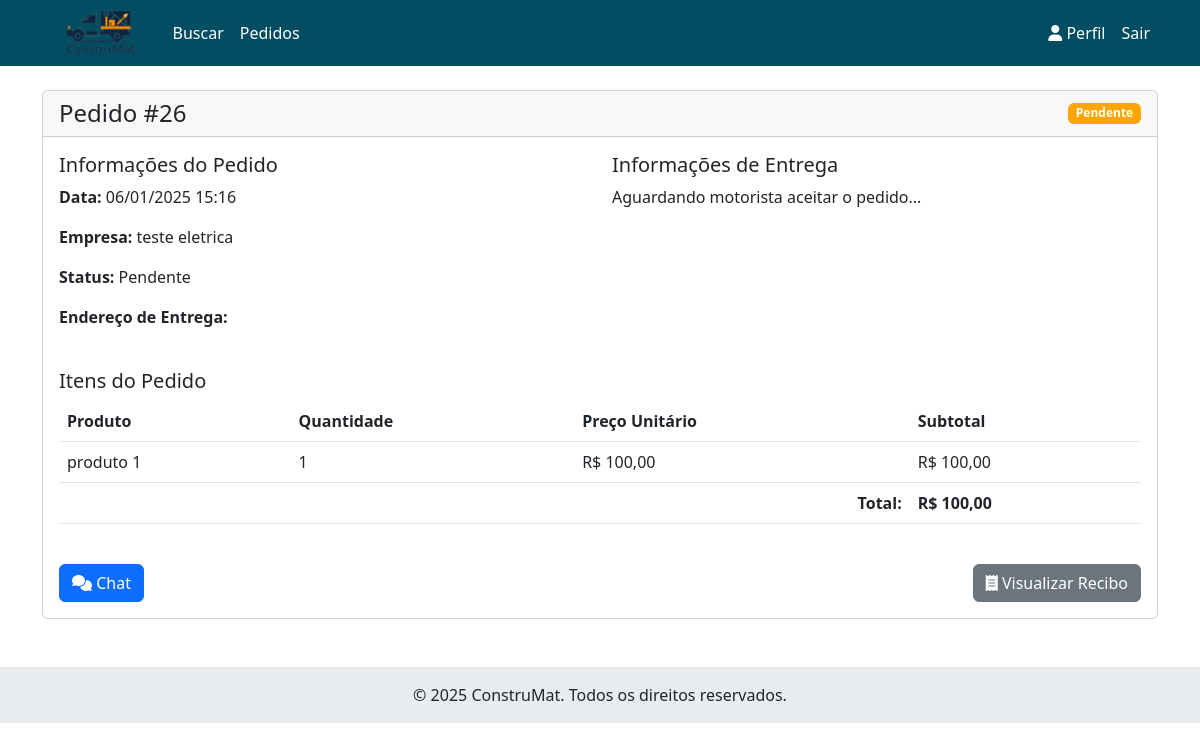
Page /pedidos/26/ (signed in) on the committed database.
### pedidos/models.py (models this page shows, shortened)
class Pedido(models.Model):
    STATUS_CHOICES = [
        ('PEN', 'Pendente'),  # Aguardando motorista
        ('ACE', 'Aceito'),    # Motorista aceitou
        ('RET', 'Retirado'),  # Motorista retirou na empresa
        ('SAI', 'Saiu para entrega'),
        ('ENT', 'Entregue'),
        ('CAN', 'Cancelado')
    ]
    cliente = models.ForeignKey('usuarios.Usuario', on_delete=models.CASCADE, related_name='pedidos_cliente')
    empresa = models.ForeignKey('empresas.Empresa', on_delete=models.CASCADE)
    motorista = models.ForeignKey('usuarios.Motorista', on_delete=models.SET_NULL, null=True, blank=True)
    status = models.CharField(max_length=3, choices=STATUS_CHOICES, default='PEN')
    data_pedido = models.DateTimeField(auto_now_add=True)
    data_aceite = models.DateTimeField(null=True, blank=True)
    data_retirada = models.DateTimeField(null=True, blank=True)
    data_entrega = models.DateTimeField(null=True, blank=True)
    endereco_entrega = models.CharField(max_length=255)
    observacao = models.TextField(blank=True)
    @property
    def total(self):
        return sum(item.subtotal for item in self.itempedido_set.all())
    def get_status_class(self):
        classes = {
            'PEN': 'pendente',
            'ACE': 'aceito',
            'PRE': 'preparacao',
            'RET': 'retirado',
            'SAI': 'saiu',
            'ENT': 'entregue',
            'CAN': 'cancelado',
        }
        return classes.get(self.status, 'default')
    class Meta:
        ordering = ['-data_pedido']

class ItemPedido(models.Model):
    pedido = models.ForeignKey(Pedido, on_delete=models.CASCADE)
    produto = models.ForeignKey(Produto, on_delete=models.PROTECT)
    quantidade = models.PositiveIntegerField()
    preco_unitario = models.DecimalField(max_digits=10, decimal_places=2)
    @property
    def subtotal(self):
        return self.quantidade * self.preco_unitario
    class Meta:
        verbose_name = 'Item do Pedido'
        verbose_name_plural = 'Itens do Pedido'

### empresas/models.py (models this page shows, shortened)
class Empresa(models.Model):
    usuario = models.OneToOneField(Usuario, on_delete=models.CASCADE)
    nome_fantasia = models.CharField(max_length=100)
    razao_social = models.CharField(max_length=100)
    cnpj = models.CharField(max_length=14, unique=True)
    tipo = models.ForeignKey(TipoEmpresa, on_delete=models.PROTECT)
    endereco = models.CharField('Endereço', max_length=200)
    latitude = models.DecimalField(max_digits=9, decimal_places=6)
    longitude = models.DecimalField(max_digits=9, decimal_places=6)
    hora_abertura = models.TimeField('Horário de Abertura')
    hora_fechamento = models.TimeField('Horário de Fechamento')
    foto = models.ImageField(upload_to='empresas/')
    ativo = models.BooleanField(default=True)
    class Meta:
        verbose_name = 'Empresa'
        verbose_name_plural = 'Empresas'

class Produto(models.Model):
    empresa = models.ForeignKey(Empresa, on_delete=models.CASCADE)
    nome = models.CharField(max_length=100)
    descricao = models.TextField('Descrição')
    preco = models.DecimalField('Preço', max_digits=10, decimal_places=2)
    quantidade = models.PositiveIntegerField('Quantidade em Estoque', default=0)
    foto = models.ImageField(upload_to='produtos/')
    disponivel = models.BooleanField('Disponível', default=True)
    class Meta:
        verbose_name = 'Produto'
        verbose_name_plural = 'Produtos'

### pedidos/views.py (the view)
# urls.py: path('<int:pedido_id>/', views.detalhes_pedido, name='detalhes_pedido'),
@login_required
def detalhes_pedido(request, pedido_id):
    try:
        pedido = Pedido.objects.get(id=pedido_id)
        if not (
            pedido.cliente == request.user or  # Cliente é o usuário logado
            (pedido.motorista and pedido.motorista.usuario == request.user) or  # Motorista é o usuário logado
            pedido.empresa.usuario == request.user  # Empresa é o usuário logado
        ):
            messages.error(request, "Você não tem permissão para acessar este pedido.")
            return redirect('pedidos')
        return render(request, 'pedidos/detalhes.html', {'pedido': pedido})
    except Pedido.DoesNotExist:
        messages.error(request, "Pedido não encontrado.")
        return redirect('pedidos')

### usuarios/context_processors.py (called while the page is built)
def notificacoes(request):
    if request.user.is_authenticated:
        conversas = Conversa.objects.filter(
            Q(pedido__cliente=request.user) |
            Q(pedido__empresa__usuario=request.user) |
            Q(pedido__motorista__usuario=request.user)
        ).annotate(
            mensagens_nao_lidas=Count(
                'mensagem',
                filter=Q(
                    mensagem__lida=False
                ) & ~Q(mensagem__remetente=request.user)
            )
        )
        mensagens_nao_lidas = sum(conversa.mensagens_nao_lidas for conversa in conversas)
    else:
        mensagens_nao_lidas = 0
    return {'mensagens_nao_lidas': mensagens_nao_lidas}

### templates/pedidos/detalhes.html (shortened to what this page needs)
{% extends 'base.html' %}
{% block content %}
<div class="card mb-4">
    <div class="card-header">
        <div class="d-flex justify-content-between align-items-center">
            <h4 class="mb-0">Pedido #{{ pedido.id }}</h4>
            <span class="badge {{ pedido.get_status_class }}">
                {{ pedido.get_status_display }}
            </span>
        </div>
    </div>
    <div class="card-body">
        <div class="row mb-4">
            <div class="col-md-6">
                <h5>Informações do Pedido</h5>
                <p><strong>Data:</strong> {{ pedido.data_pedido|date:"d/m/Y H:i" }}</p>
                <p><strong>Empresa:</strong> {{ pedido.empresa.nome_fantasia }}</p>
                <p><strong>Status:</strong> {{ pedido.get_status_display }}</p>
                <p><strong>Endereço de Entrega:</strong> {{ pedido.endereco_entrega }}</p>
            </div>
            <div class="col-md-6">
                <h5>Informações de Entrega</h5>
                {% if pedido.motorista %}
                <p><strong>Motorista:</strong> {{ pedido.motorista.usuario.get_full_name }}</p>
                <p><strong>Veículo:</strong> {{ pedido.motorista.get_tipo_veiculo_display }}</p>
                <p><strong>Placa:</strong> {{ pedido.motorista.placa }}</p>
                {% else %}
                <p>Aguardando motorista aceitar o pedido...</p>
                {% endif %}
            </div>
        </div>
        <h5>Itens do Pedido</h5>
        <div class="table-responsive">
            <table class="table">
                <thead>
                    <tr>
                        <th>Produto</th>
                        <th>Quantidade</th>
                        <th>Preço Unitário</th>
                        <th>Subtotal</th>
                    </tr>
                </thead>
                <tbody>
                    {% for item in pedido.itempedido_set.all %}
                    <tr>
                        <td>{{ item.produto.nome }}</td>
                        <td>{{ item.quantidade }}</td>
                        <td>R$ {{ item.preco_unitario }}</td>
                        <td>R$ {{ item.subtotal }}</td>
                    </tr>
                    {% endfor %}
                </tbody>
                <tfoot>
                    <tr>
                        <td colspan="3" class="text-end"><strong>Total:</strong></td>
                        <td><strong>R$ {{ pedido.total }}</strong></td>
                    </tr>
                </tfoot>
            </table>
        </div>
        <div class="mt-4">
            <div class="d-flex justify-content-between">
                <div>
                    <a href="{% url 'chat_pedido' pedido.id %}" class="btn btn-primary">
                        <i class="fas fa-comments"></i> Chat
                    </a>
                </div>
                <div>
                    <a href="{% url 'recibo_pedido' pedido.id %}" class="btn btn-secondary">
                        <i class="fas fa-receipt"></i> Visualizar Recibo
                    </a>
                </div>
            </div>
        </div>
</div>
{% endblock %}

### templates/base.html (style rules this page uses)
:root { --primary-color: #004d61; --accent-color: #ff6f3c; --background-color: #f8f9fa; --text-color: #ffffff; --footer-color: #e9ecef; }
.badge.pendente { background-color: orange; animation: pulsar 1.5s infinite; }

### rows in the picture
Pedido: id "26", status "Pendente", data_pedido "06/01/2025 15:16", empresa.nome_fantasia "teste eletrica", total "100,00"
ItemPedido: produto.nome "produto 1", quantidade "1", preco_unitario "100,00", subtotal "100,00"
